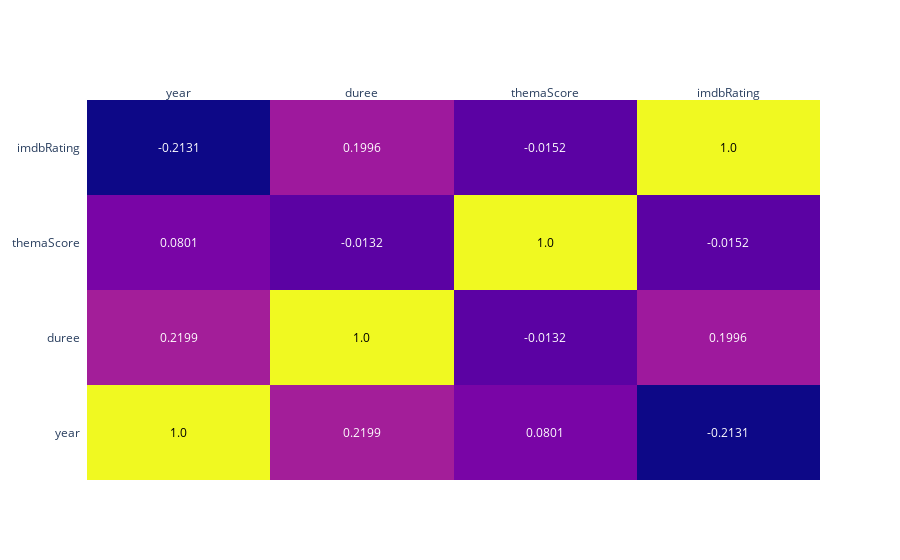

Notebook cell for this chart:
### Markdown cell above
## Graph de correlation

### Code cell
import plotly.figure_factory as ff

corr_matrix = round(dataset.corr(), 4)

fig = ff.create_annotated_heatmap(corr_matrix.values,
                                  x = corr_matrix.columns.values.tolist(),
                                  y = corr_matrix.index.values.tolist(),
                                  )


fig.show()

### Figure 1 — Plotly figure (JSON) as saved in the notebook; plotly's stock layout.template omitted (floating-point values rounded to 4 significant figures)
{"data": [{"colorscale": [[0, "#0d0887"], [0.1111, "#46039f"], [0.2222, "#7201a8"], [0.3333, "#9c179e"], [0.4444, "#bd3786"], [0.5556, "#d8576b"], [0.6667, "#ed7953"], [0.7778, "#fb9f3a"], [0.8889, "#fdca26"], [1, "#f0f921"]], "reversescale": false, "showscale": false, "type": "heatmap", "x": ["year", "duree", "themaScore", "imdbRating"], "y": ["year", "duree", "themaScore", "imdbRating"], "z": [[1, 0.2199, 0.0801, -0.2131], [0.2199, 1, -0.0132, 0.1996], [0.0801, -0.0132, 1, -0.0152], [-0.2131, 0.1996, -0.0152, 1]]}], "layout": {"annotations": [{"font": {"color": "#000000"}, "showarrow": false, "text": "1.0", "x": "year", "xref": "x", "y": "year", "yref": "y"}, {"font": {"color": "#FFFFFF"}, "showarrow": false, "text": "0.2199", "x": "duree", "xref": "x", "y": "year", "yref": "y"}, {"font": {"color": "#FFFFFF"}, "showarrow": false, "text": "0.0801", "x": "themaScore", "xref": "x", "y": "year", "yref": "y"}, {"font": {"color": "#FFFFFF"}, "showarrow": false, "text": "-0.2131", "x": "imdbRating", "xref": "x", "y": "year", "yref": "y"}, {"font": {"color": "#FFFFFF"}, "showarrow": false, "text": "0.2199", "x": "year", "xref": "x", "y": "duree", "yref": "y"}, {"font": {"color": "#000000"}, "showarrow": false, "text": "1.0", "x": "duree", "xref": "x", "y": "duree", "yref": "y"}, {"font": {"color": "#FFFFFF"}, "showarrow": false, "text": "-0.0132", "x": "themaScore", "xref": "x", "y": "duree", "yref": "y"}, {"font": {"color": "#FFFFFF"}, "showarrow": false, "text": "0.1996", "x": "imdbRating", "xref": "x", "y": "duree", "yref": "y"}, {"font": {"color": "#FFFFFF"}, "showarrow": false, "text": "0.0801", "x": "year", "xref": "x", "y": "themaScore", "yref": "y"}, {"font": {"color": "#FFFFFF"}, "showarrow": false, "text": "-0.0132", "x": "duree", "xref": "x", "y": "themaScore", "yref": "y"}, {"font": {"color": "#000000"}, "showarrow": false, "text": "1.0", "x": "themaScore", "xref": "x", "y": "themaScore", "yref": "y"}, {"font": {"color": "#FFFFFF"}, "showarrow": false, "text": "-0.0152", "x": "imdbRating", "xref": "x", "y": "themaScore", "yref": "y"}, {"font": {"color": "#FFFFFF"}, "showarrow": false, "text": "-0.2131", "x": "year", "xref": "x", "y": "imdbRating", "yref": "y"}, {"font": {"color": "#FFFFFF"}, "showarrow": false, "text": "0.1996", "x": "duree", "xref": "x", "y": "imdbRating", "yref": "y"}, {"font": {"color": "#FFFFFF"}, "showarrow": false, "text": "-0.0152", "x": "themaScore", "xref": "x", "y": "imdbRating", "yref": "y"}, {"font": {"color": "#000000"}, "showarrow": false, "text": "1.0", "x": "imdbRating", "xref": "x", "y": "imdbRating", "yref": "y"}], "xaxis": {"dtick": 1, "gridcolor": "rgb(0, 0, 0)", "side": "top", "ticks": ""}, "yaxis": {"dtick": 1, "ticks": "", "ticksuffix": "  "}}}
